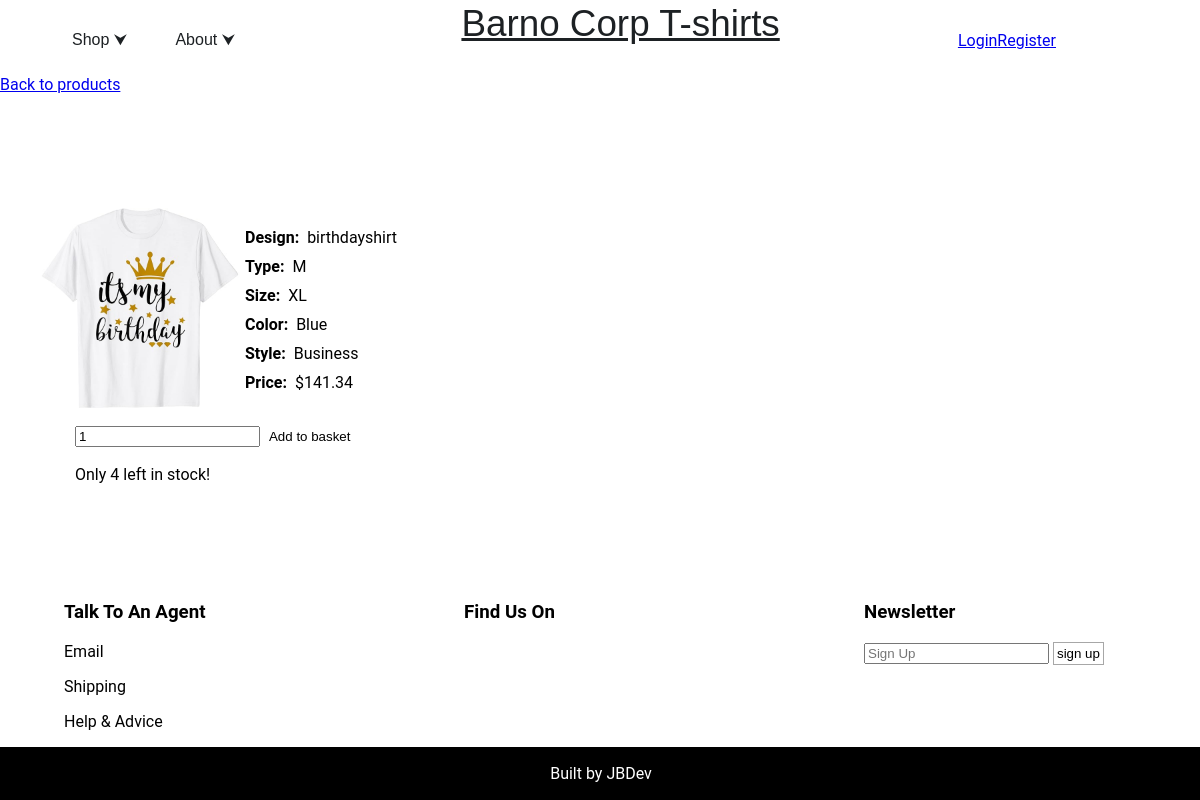
The app's page /product_render/birthdayshirt with its own data.
### tables this page shows
CREATE TABLE Stock (
    ID INTEGER PRIMARY KEY,
    Type TEXT CHECK(Type IN ('M', 'F')),
    Size TEXT CHECK(Size IN ('S', 'M', 'L', 'XL')),
    Color TEXT CHECK(Color IN ('Black', 'White', 'Grey', 'Blue', 'Red')),
    Style TEXT CHECK(Style IN ('Business', 'Casual', 'Novelty')),
    Price DECIMAL,
    Quantity INTEGER,
    Design TEXT,
    ImageCode TEXT,
    NewIn INTEGER,
    Onsale INTEGER,
    UNIQUE(Type, Size, Color, Style, Design)
);

### app.py (the view)
@app.route('/product_render/<design>', methods=['GET'])
def product_render(design):
    product = db.execute("SELECT * FROM stock WHERE Design = ?", design)
    if not product:
        return apology("product not found", 403)
    stock_quantity = product[0]['Quantity']
    in_stock = False
    if stock_quantity > 0:
        in_stock = True
    stock_left = 11
    if stock_quantity <= 10 and stock_quantity > 0:
        stock_left = stock_quantity
    return render_template('product_render.html', product=product, stock_left=stock_left, in_stock=in_stock)

### helpers.py (called while the page is built)
def usd(value):
    return f"${value:,.2f}"

### templates/product_render.html (shortened to what this page needs)
{% extends "layout.html" %}
{% set include_navbar = true %}
{% set include_footer = true %}
{% block main %}
<a href="/product_list" class="top">Back to products</a>
<form action="/add_to_basket" method="post" class="product-form">
    <div class="top">
        <ul class="product-details">
            <li>
                <br>
                <div class="wrap">
                    <img class="product-image" src="{{ url_for('static', filename='images/' + product[0]['ImageCode'] + '.jpg') }}" alt=""><br>
                    <div class="wrap-down">
                        <div class="wrap-text topper">
                            <strong>Design: &nbsp; </strong> {{ product[0]['Design'] }}<br>
                        </div>
                        <div class="wrap-text">
                            <strong>Type: &nbsp; </strong> {{ product[0]['Type'] }}<br>
                        </div>
                        <div class="wrap-text">
                            <strong>Size: &nbsp; </strong> {{ product[0]['Size'] }}<br>
                        </div>
                        <div class="wrap-text">
                            <strong>Color: &nbsp; </strong> {{ product[0]['Color'] }}<br>
                        </div>
                        <div class="wrap-text">
                            <strong>Style: &nbsp; </strong> {{ product[0]['Style'] }}<br>
                        </div>
                        <div class="wrap-text">
                            <strong>Price: &nbsp; </strong> {{ product[0]['Price'] | usd }}<br>
                        </div>
                    </div>
                </div>
            </li>
        </ul>
        {% if in_stock %}
        <div class="quantity-input">
            <input type="number" name="quantity" value="1" min="1">
            <button type="submit" class="add-to-basket">Add to basket</button>
            {% if stock_left < 11 %}
                <p >Only {{ stock_left }} left in stock!</p>
            {% endif %}
        </div>
        {% else %}
            <p >Out of stock</p>
        {% endif %}
    </div>
</form>
{% endblock %}

### static/product_list.css (style rules this page uses)
.product-image { height: 250px; }
button, input[type="button"], input[type="reset"], input[type="submit"] { background: none; border: 1px solid #a7a7a7; padding: 3px; margin: 0; cursor: pointer; }

### static/product_render.css (style rules this page uses)
.product-form { margin-top: 20px; }
.product-details { list-style-type: none; }
.product-image { max-width: 200px; height: auto; }
.quantity-input { margin-left: 75px; }
.add-to-basket { padding: 5px; border: none; cursor: pointer; }
.wrap { display: flex; flex-direction: row; }
.wrap-text { display: flex; flex-direction: row; padding-bottom: 5px; padding-top: 5px; }
.topper { margin-top: 15px; }
.wrap-down { padding-left: 5px; display: flex; flex-direction: column; }

### static/style.css (style rules this page uses)
body { overflow-x: hidden; font-family: "Roboto", sans-serif; display: flex; flex-direction: column; min-height: 100vh; margin: 0; }
.top { margin-top: 75px; }

### records on screen
Stock: ImageCode (picture), Design "birthdayshirt", Type "M", Size "XL", Color "Blue", Style "Business", Price "$141.34"

### other values on screen
{{ stock_left }} "4"
